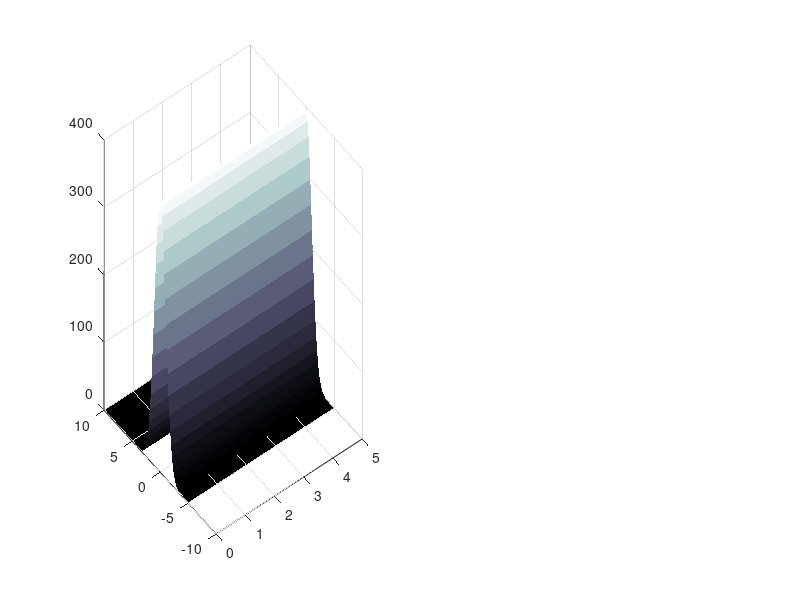

Here is the MATLAB script that generated this plot: (Note: this script raises an error after producing the figure.)
clear; close all ;
subplot(1,2,1)
x1 = linspace(0,5,100);
x2 = linspace(-5,10,100);
[X1 ,X2 ] = meshgrid(x1,x2);
Z=(1000/sqrt(2*pi).*exp(-((X2-0*X1-0).^2/2)));;

surf(X1,X2,Z,'LineStyle','none')
colormap(gca,bone)
set_image_style(18);
view(0,90)

subplot(1,2,2)
x1 = linspace(0,5,100);
x2 = linspace(-5,10,100);
[X1 ,X2 ] = meshgrid(x1,x2);
Z=(1000/sqrt(2*pi).*exp(-((X2-2*X1+4).^2/2)));;
surf(X1,X2,Z,'LineStyle','none')
colormap(gca,bone)
sgtitle('Gaussian distributions used in mixture','FontSize',18,'interpreter','latex')
view(0,90)
set_image_style(18);
print_image_pdf('../img/pwagaussian',[8 3.5])

